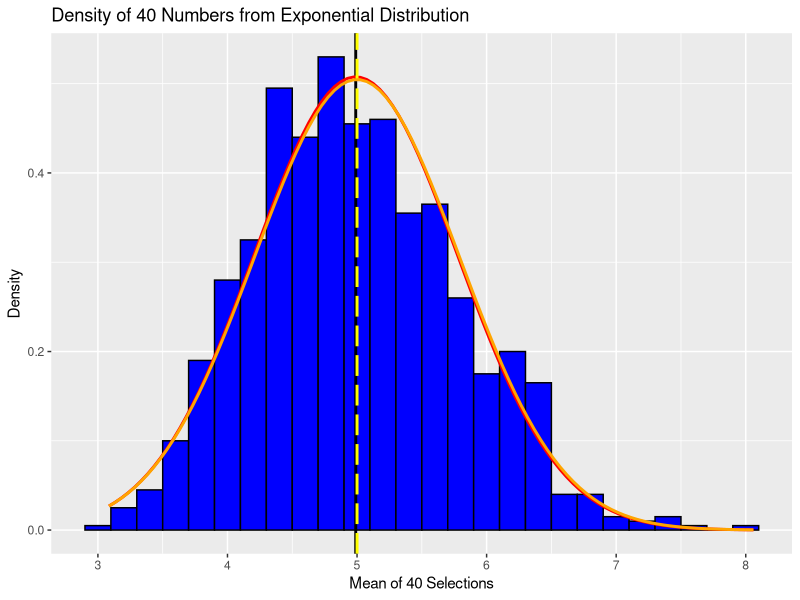

This chart was generated by the following R code:
## ---- chunk 1
setwd("~/CESAR/BIGDATA/datasciencecoursera/statinference-030/project01")
echo = TRUE
set.seed(1)
## ---- chunk 2
# Setting the variables as defined in the problem
number_of_values <- 40
number_of_interations <- 0.2
number_of_simulations <- 1000

# Creating the data simulation
dataset <- matrix(rexp(number_of_values*number_of_simulations, number_of_interations), number_of_simulations)
head(dataset, n = 10)

row_means <- apply(dataset, 1, mean)
head(row_means, n = 10)

row_means_data_frame <-data.frame(row_means) # convert to data.frame for ggplot
## ---- chunk 3
theory_mean <- 1 / number_of_interations
theory_mean

actual_mean <- mean(row_means)
round(actual_mean, digits=3)
## ---- chunk 4
theory_standard_deviation <- ((1/number_of_interations) * (1/sqrt(number_of_values)))
round(theory_standard_deviation, digits=3)

actual_standard_deviation <- sd(row_means)
round(actual_standard_deviation, digits=3)

theory_variance <- theory_standard_deviation^2
round(theory_variance, digits=3)

actual_variance <- var(row_means)
round(actual_variance, digits=3)
## ---- chunk 5
library(ggplot2)
ggplot(row_means_data_frame,aes(x=row_means)) +
geom_histogram(binwidth = number_of_interations,fill="blue", color="black", aes(y = ..density..)) +
labs(title="Density of 40 Numbers from Exponential Distribution", x="Mean of 40 Selections", y="Density") +
geom_vline(xintercept=actual_mean,size=1.0, color="black") +
stat_function(fun=dnorm,args=list(mean=actual_mean, sd=actual_standard_deviation),color = "red", size = 1.0) +
geom_vline(xintercept=theory_mean, size=1.0, color="yellow", linetype = "longdash") +
stat_function(fun=dnorm,args=list(mean=theory_mean, sd=theory_standard_deviation),color = "orange", size = 1.0)

